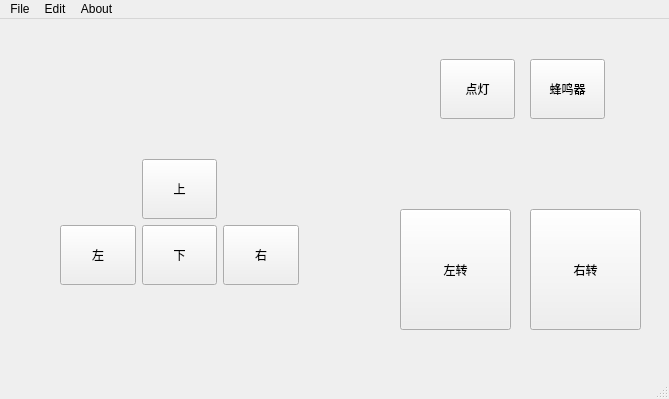
<?xml version="1.0" encoding="UTF-8"?>
<ui version="4.0">
 <class>MainWindow</class>
 <widget class="QMainWindow" name="MainWindow">
  <property name="geometry">
   <rect>
    <x>0</x>
    <y>0</y>
    <width>669</width>
    <height>399</height>
   </rect>
  </property>
  <property name="windowTitle">
   <string>MainWindow</string>
  </property>
  <widget class="QWidget" name="centralwidget">
   <widget class="QPushButton" name="pushButton_5">
    <property name="geometry">
     <rect>
      <x>400</x>
      <y>190</y>
      <width>111</width>
      <height>121</height>
     </rect>
    </property>
    <property name="minimumSize">
     <size>
      <width>60</width>
      <height>60</height>
     </size>
    </property>
    <property name="text">
     <string>左转</string>
    </property>
   </widget>
   <widget class="QPushButton" name="pushButton_6">
    <property name="geometry">
     <rect>
      <x>530</x>
      <y>190</y>
      <width>111</width>
      <height>121</height>
     </rect>
    </property>
    <property name="minimumSize">
     <size>
      <width>60</width>
      <height>60</height>
     </size>
    </property>
    <property name="text">
     <string>右转</string>
    </property>
   </widget>
   <widget class="QPushButton" name="pushButton_7">
    <property name="geometry">
     <rect>
      <x>440</x>
      <y>40</y>
      <width>75</width>
      <height>60</height>
     </rect>
    </property>
    <property name="minimumSize">
     <size>
      <width>60</width>
      <height>60</height>
     </size>
    </property>
    <property name="text">
     <string>点灯</string>
    </property>
   </widget>
   <widget class="QPushButton" name="pushButton_8">
    <property name="geometry">
     <rect>
      <x>530</x>
      <y>40</y>
      <width>75</width>
      <height>60</height>
     </rect>
    </property>
    <property name="minimumSize">
     <size>
      <width>60</width>
      <height>60</height>
     </size>
    </property>
    <property name="text">
     <string>蜂鸣器</string>
    </property>
   </widget>
   <widget class="QWidget" name="">
    <property name="geometry">
     <rect>
      <x>60</x>
      <y>140</y>
      <width>239</width>
      <height>128</height>
     </rect>
    </property>
    <layout class="QGridLayout" name="gridLayout">
     <item row="0" column="1">
      <widget class="QPushButton" name="pushButton">
       <property name="minimumSize">
        <size>
         <width>60</width>
         <height>60</height>
        </size>
       </property>
       <property name="text">
        <string>上</string>
       </property>
      </widget>
     </item>
     <item row="1" column="0">
      <widget class="QPushButton" name="pushButton_2">
       <property name="minimumSize">
        <size>
         <width>60</width>
         <height>60</height>
        </size>
       </property>
       <property name="text">
        <string>左</string>
       </property>
      </widget>
     </item>
     <item row="1" column="1">
      <widget class="QPushButton" name="pushButton_3">
       <property name="minimumSize">
        <size>
         <width>60</width>
         <height>60</height>
        </size>
       </property>
       <property name="text">
        <string>下</string>
       </property>
      </widget>
     </item>
     <item row="1" column="2">
      <widget class="QPushButton" name="pushButton_4">
       <property name="minimumSize">
        <size>
         <width>60</width>
         <height>60</height>
        </size>
       </property>
       <property name="text">
        <string>右</string>
       </property>
      </widget>
     </item>
    </layout>
   </widget>
  </widget>
  <widget class="QMenuBar" name="menubar">
   <property name="geometry">
    <rect>
     <x>0</x>
     <y>0</y>
     <width>669</width>
     <height>23</height>
    </rect>
   </property>
   <widget class="QMenu" name="menuFile">
    <property name="title">
     <string>File</string>
    </property>
    <addaction name="actionLoad"/>
    <addaction name="actionSave"/>
    <addaction name="actionPrint"/>
    <addaction name="separator"/>
    <addaction name="actionExit"/>
   </widget>
   <widget class="QMenu" name="menuEdit">
    <property name="title">
     <string>Edit</string>
    </property>
   </widget>
   <widget class="QMenu" name="menuAbout">
    <property name="title">
     <string>About</string>
    </property>
    <addaction name="actionVersion"/>
   </widget>
   <addaction name="menuFile"/>
   <addaction name="menuEdit"/>
   <addaction name="menuAbout"/>
  </widget>
  <widget class="QStatusBar" name="statusbar"/>
  <action name="actionLoad">
   <property name="text">
    <string>Load</string>
   </property>
  </action>
  <action name="actionSave">
   <property name="text">
    <string>Save</string>
   </property>
  </action>
  <action name="actionPrint">
   <property name="text">
    <string>Print</string>
   </property>
  </action>
  <action name="actionExit">
   <property name="text">
    <string>Exit</string>
   </property>
  </action>
  <action name="actionVersion">
   <property name="text">
    <string>Version</string>
   </property>
  </action>
 </widget>
 <resources/>
 <connections/>
</ui>
